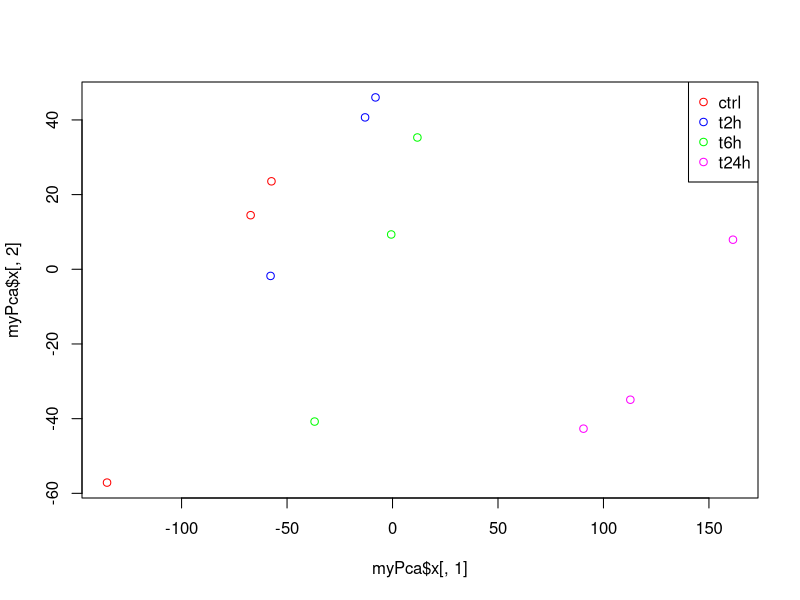

R code for this plot: (Note: this script raises an error after producing the figure.)
## ---- chunk 1
setwd(dir = "data/")
counts <- read.delim("count_table.txt")
	head(counts)


## ---- chunk 2
# define colors:
col.def<-c("red","blue","green","magenta")
sample.def<-c("ctrl", "t2h", "t6h", "t24h")
colors <- rep(col.def, each=3)


myPca <- prcomp(t(log2(counts+1)))
plot(myPca$x[,1],myPca$x[,2],col=colors,pch=1)+ 
legend("topright",sample.def,pch=1,col=col.def)
## ---- chunk 3

tmpPcaData <- as.data.frame(myPca$x[,1:5])
plot(tmpPcaData, col=colors,pch=1)

## ---- chunk 4

nSamples<-ncol(counts)
C<-cor(log2(counts+1),method="pearson")	

	d <- as.dist(1-C)
h <- hclust(d,method="ward.D2")
dendro <- as.dendrogram(h)

heatmap(C,Colv=dendro,Rowv=dendro)


